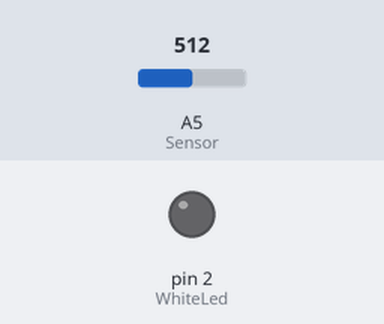
The sketch below on a simulated Arduino Uno, built with avr-gcc and run on an emulated ATmega328P. Parts: output pins drawn as LEDs (lit = HIGH). Inputs (shaded band) come from the test bench; at power-on: A5 (Sensor) = 512. What the sketch prints to the serial monitor is not drawn.

Above: at 1.2 s.
1.3 s: A5 (Sensor) set to 56
2.8 s: A5 (Sensor) set to 45
At 3.33 s:
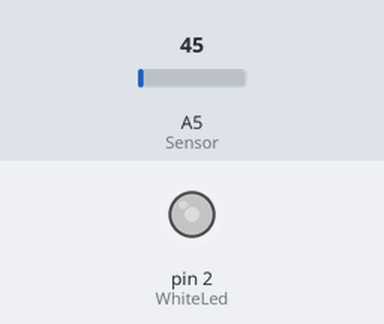
5.8 s: A5 (Sensor) set to 11
8.8 s: A5 (Sensor) set to 8
Timing chart, 0 to 12.8 s (numbered marks = the images above; inputs shaded):
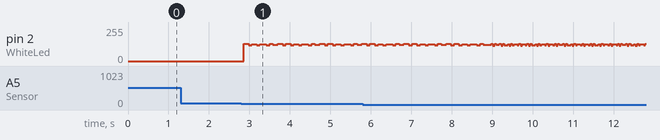

Measured:
- the behaviour switches between 50 and 49 on A5 (Sensor) (found by bisection; images 0 and 1)
- after the input at 2.8 s, pin 2 (WhiteLed): 0/255 → 129/255 after 0.06 s, then repeats every 1.0 s: 119/255 0.08 s, 127/255 0.12 s, 119/255 0.08 s, 125/255 0.16 s, 119/255 0.08 s, 129/255 0.08 s, 122/255 0.12 s, 129/255 0.12 s, 119/255 0.08 s, 129/255 0.12 s

The sketch:

Light_sensor_example.ino
```cpp
/*
Author: Danny van den Brande, Arduinosensors.nl. Bluecore Tech
in this example i show you how to use the KY-033 as a white line tracer.
 */
int WhiteLed = 2;
int Sensor = A5;
int sensorValue = 0;

void setup () {
  pinMode (WhiteLed, OUTPUT);
  Serial.begin (9600);
}
void loop () {
  sensorValue = analogRead (Sensor);
  if (sensorValue < 50&& sensorValue < 500)
  {
  digitalWrite (WhiteLed, HIGH);
  Serial.println (sensorValue, DEC);
  }
  else (sensorValue > 500&& sensorValue > 1023);
  {
  digitalWrite (WhiteLed, LOW);
  Serial.println (sensorValue, DEC);
  }
}
```
